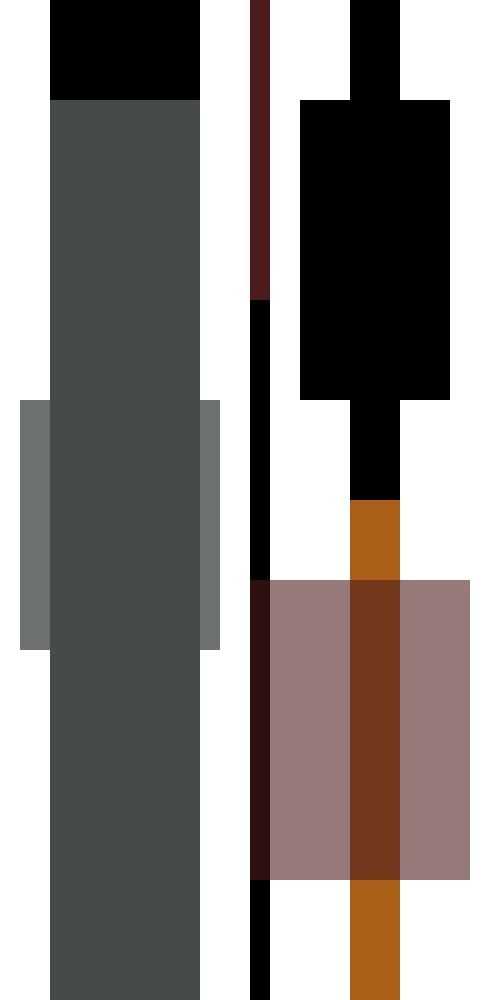
Frame 1 (no input)
Frame 60 (the mouse pressed at the canvas centre just before this capture): identical to frame 1, image omitted
Frame 120 (the mouse held since frame 60 and released just before this capture): identical to frame 1, image omitted

The Processing sketch that drew this single still picture (run headless with seeded random() and noise(); from frame 60 on, the mouse is pressed at the canvas centre):

// Processing sketch: processing_24683
// ── processing_24683.pde




void setup() {
  
  size(500,1000);
  
}

void draw() {
  
  noStroke();
  smooth();
  
  background(255);
  fill(0);
  rect(50,0,150,100);
    fill(77,27,27);
  rect (250,0,20,300);
  fill(0);
  rect(350,0,50,500);
  rect(300,100,150,300);
  
  fill(69,75,74);
  rect(50,100,150,1000);
  
  fill(0);
  rect(250,300,20,1000);
  
  fill(171,96,26);
  rect(350,500,50,1000);

  fill(69,75,74,200);
  rect(20,400,200,250);

fill(77,27,27,150);
  rect(250,580,220,300);

  


}
  
